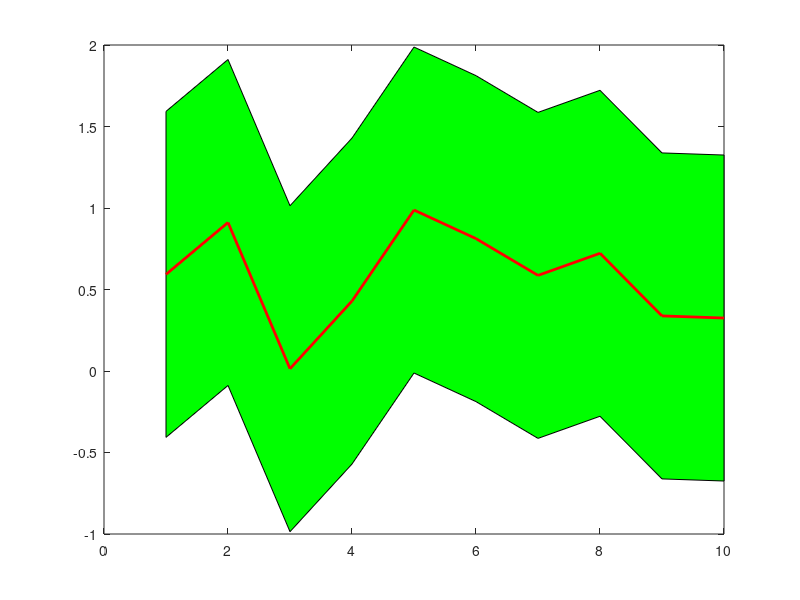

Here is the MATLAB script that generated this plot:
y = rand(1,10); % your mean vector;
x = 1:numel(y);
std_dev = 1;
curve1 = y + std_dev;
curve2 = y - std_dev;
x2 = [x, fliplr(x)];
inBetween = [curve1, fliplr(curve2)];
fill(x2, inBetween, 'g');
hold on;
plot(x, y, 'r', 'LineWidth', 2);